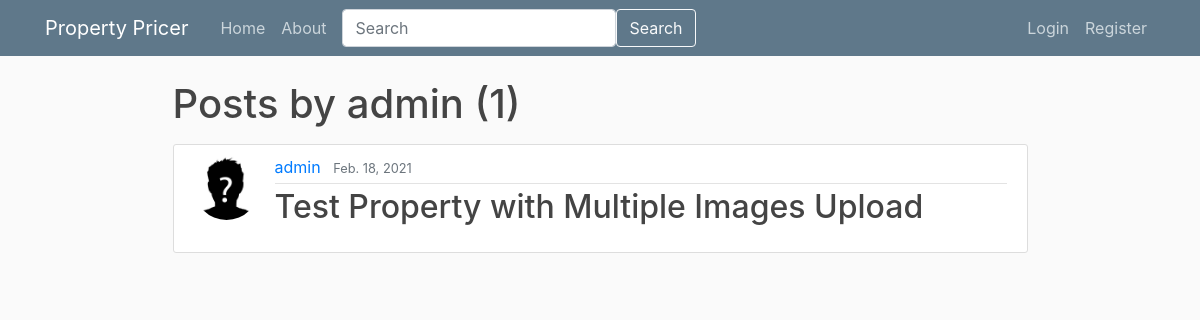
Page /post/admin on the earlier database version.
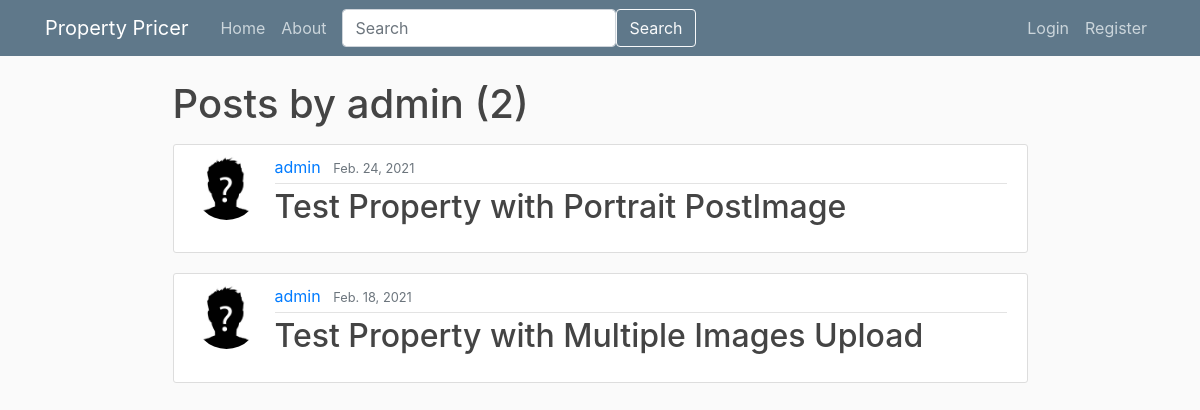
Same page on the later database version.
### webpages/models.py (models this page shows, shortened)
class Post(models.Model):
    title = models.CharField(max_length=128, default='')
    property_description = models.TextField(null=True, blank=True)
    address_line_1 = models.CharField(max_length=255)
    address_line_2 = models.CharField(max_length=255, null=True, blank=True)
    city = models.CharField(max_length=128, default='')
    county = models.CharField(max_length=128, default='')
    floor_plan = models.ImageField(upload_to=get_image_filename, null=True, blank=True)
    property_type = models.CharField(max_length=128, choices=PROPERTY_TYPE_CHOICES)
    number_of_bedrooms = models.PositiveIntegerField()
    number_of_bathrooms = models.PositiveIntegerField()
    price = models.PositiveIntegerField(null=True, blank=True)
    energy_rating = models.CharField(max_length=128, choices=ENERGY_RATING_CHOICES, null=True, blank=True)
    date_posted = models.DateField(default=timezone.now)
    author = models.ForeignKey(User,related_name="user_posts", on_delete=models.CASCADE)
    """
        this method return a string to redirect the user after posting to that post by returning post details the
        primary key of the newly created post
    """

### userpages/models.py (models this page shows, shortened)
class Profile(models.Model):
    user = models.OneToOneField(User, on_delete=models.CASCADE)
    image = models.ImageField(default='default.jpg', upload_to='profile_pics')

### webpages/views.py (the view)
# urls.py: path('post/<str:username>', UserPostListView.as_view(), name='user-posts'),
class UserPostListView(ListView):
    model = Post
    template_name = 'webpages/user_posts.html'
    context_object_name = 'posts'
    paginate_by = 5
    def get_queryset(self):
        user = get_object_or_404(User, username=self.kwargs.get('username'))
        return Post.objects.filter(author=user).order_by('-date_posted')

### templates/webpages/user_posts.html (shortened to what this page needs)
{% extends "base.html" %}
{% block content %}
    <h1 class="mb-3"> Posts by {{ view.kwargs.username }} ({{ page_obj.paginator.count}})</h1>
    {% for post in posts %}
        {% include 'webpages/short_post.html' %}
    {% endfor %}
{% endblock content %}

### templates/base.html (shortened to what this page needs)
{% load static %}
<!DOCTYPE html>
<html>
<head>
    <link rel="stylesheet" href="https://maxcdn.bootstrapcdn.com/bootstrap/4.0.0/css/bootstrap.min.css">
    <link rel="stylesheet" type="text/css" href="{% static 'css/lightslider.css' %}">
    <link rel="stylesheet" type="text/css" href="{% static 'css/lightgallery.min.css' %}">
    <link rel="stylesheet" type="text/css" href="{% static 'css/main.css' %}">
</head>
<body>
    <header class="site-header">
        <nav class="navbar navbar-expand-md navbar-dark bg-steel fixed-top">
            <div class="container">
                <a class="navbar-brand mr-4" href="{% url 'home-page' %}">Property Pricer</a>
                <div class="collapse navbar-collapse" id="navbarToggle">
                    <div class="navbar-nav mr-auto">
                        <a class="nav-item nav-link" href="{% url 'home-page' %}">Home</a>
                        <a class="nav-item nav-link" href="{% url 'about-page' %}">About</a>
                        {% url 'home-page' as home_url %}
                        {% url 'login-page' as login_url %}
                        {% url 'register-page' as register_url %}
                        {% if request.get_full_path != home_url and request.get_full_path != login_url and request.get_full_path != register_url %}
                            <form method="GET" action="/search/" class="nav-item form-inline mx-2">
                                <div class="input-group">
                                    <input name="q" type="search" class="form-control rounded" placeholder="Search" aria-label="Search" aria-describedby="search-addon" />
                                    <button class="btn btn-outline-light" type="submit">Search</button>
                                </div>
                            </form>
                        {% endif %}
                    </div>
                    <div class="navbar-nav">
                        {% if request.user.is_authenticated %}
                            <a class="nav-item nav-link" href="{% url 'post-create' %}">New Post</a>
                            <a class="nav-item nav-link" href="{% url 'profile-page' request.user.username %}">Profile</a>
                            <a class="nav-item nav-link" href="{% url 'logout-page' %}">Logout</a>
                        {% else %}
                            <a class="nav-item nav-link" href="{% url 'login' %}">Login</a>
                            <a class="nav-item nav-link" href="{% url 'register-page' %}">Register</a>
                        {% endif %}
                    </div>
                </div>
            </div>
        </nav>
    </header>
    <main role="main" class="container">
        <div class="row">
            <div class="mx-auto w-75">
                {% block content %}{% endblock %}
            </div>
        </div>
    </main>
</body>
</html>

### templates/webpages/short_post.html (shortened to what this page needs)
<article class="media content-section">
    <img class="rounded-circle article-img" src="{{ post.author.profile.image.url }}">
    <div class="media-body">
        <div class="article-metadata">
            <a class="mr-2" href="{% url 'profile-page' post.author.username %}">{{ post.author }}</a>
            <small class="text-muted">{{ post.date_posted }}</small>
        </div>
        <h2><a class="article-title" href="{% url 'post-detail' post.id %}">{{ post.title }}</a></h2>
    </div>
</article>

### static/css/main.css (style rules this page uses)
body { background: #fafafa; color: #333333; margin-top: 5rem; }
h1, h2, h3, h4, h5, h6 { color: #444444; }
.bg-steel { background-color: #5f788a; }
.site-header .navbar-nav .nav-link { color: #cbd5db; }
.content-section { background: #ffffff; padding: 10px 20px; border: 1px solid #dddddd; border-radius: 3px; margin-bottom: 20px; }
.article-title { color: #444444; }
.article-img { height: 65px; width: 65px; margin-right: 16px; }
.article-metadata { padding-bottom: 4px; margin-bottom: 4px; border-bottom: 1px solid #e3e3e3 }

Differences in the rows shown:
added Post: author.profile.image (placeholder picture), author "admin", date_posted "Feb. 24, 2021", title "Test Property with Portrait PostImage"
Other differences:
{{ page_obj.paginator.count }}: "1" → "2"
